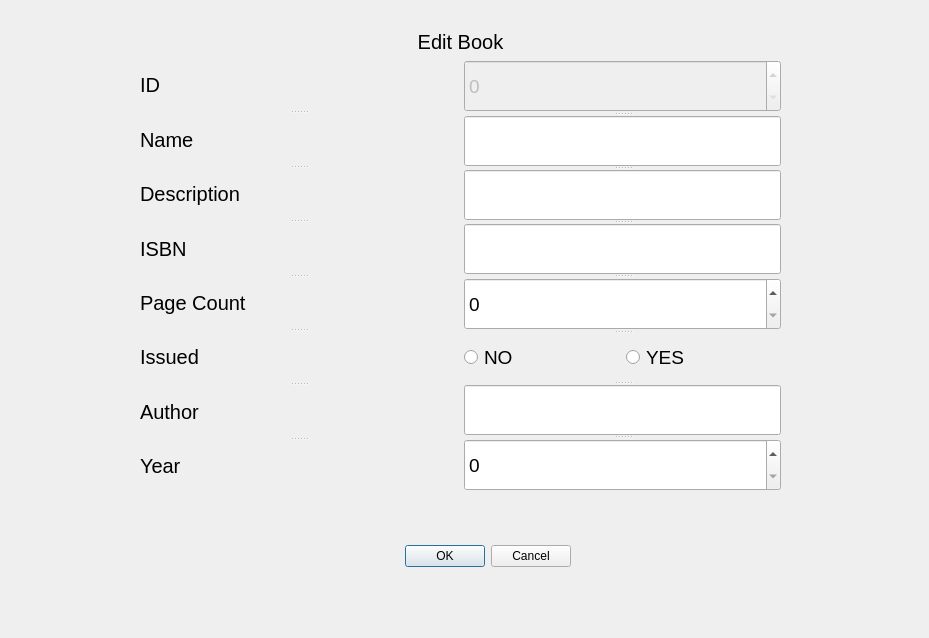
<?xml version="1.0" encoding="UTF-8"?>
<ui version="4.0">
 <class>Dialog</class>
 <widget class="QDialog" name="Dialog">
  <property name="geometry">
   <rect>
    <x>0</x>
    <y>0</y>
    <width>929</width>
    <height>638</height>
   </rect>
  </property>
  <property name="windowTitle">
   <string>Edit Dialog</string>
  </property>
  <widget class="QDialogButtonBox" name="buttonBox">
   <property name="geometry">
    <rect>
     <x>230</x>
     <y>540</y>
     <width>341</width>
     <height>32</height>
    </rect>
   </property>
   <property name="orientation">
    <enum>Qt::Horizontal</enum>
   </property>
   <property name="standardButtons">
    <set>QDialogButtonBox::Cancel|QDialogButtonBox::Ok</set>
   </property>
  </widget>
  <widget class="QWidget" name="layoutWidget">
   <property name="geometry">
    <rect>
     <x>140</x>
     <y>30</y>
     <width>641</width>
     <height>461</height>
    </rect>
   </property>
   <layout class="QVBoxLayout" name="verticalLayout">
    <item>
     <widget class="QLabel" name="label">
      <property name="font">
       <font>
        <pointsize>15</pointsize>
       </font>
      </property>
      <property name="text">
       <string>Edit Book</string>
      </property>
      <property name="alignment">
       <set>Qt::AlignCenter</set>
      </property>
     </widget>
    </item>
    <item>
     <layout class="QHBoxLayout" name="horizontalLayout_3">
      <item>
       <widget class="QSplitter" name="splitter_2">
        <property name="orientation">
         <enum>Qt::Vertical</enum>
        </property>
        <widget class="QLabel" name="label_2">
         <property name="font">
          <font>
           <pointsize>15</pointsize>
          </font>
         </property>
         <property name="text">
          <string>ID</string>
         </property>
        </widget>
        <widget class="QLabel" name="label_3">
         <property name="font">
          <font>
           <pointsize>15</pointsize>
          </font>
         </property>
         <property name="text">
          <string>Name</string>
         </property>
        </widget>
        <widget class="QLabel" name="label_4">
         <property name="font">
          <font>
           <pointsize>15</pointsize>
          </font>
         </property>
         <property name="text">
          <string>Description</string>
         </property>
        </widget>
        <widget class="QLabel" name="label_5">
         <property name="font">
          <font>
           <pointsize>15</pointsize>
          </font>
         </property>
         <property name="text">
          <string>ISBN</string>
         </property>
        </widget>
        <widget class="QLabel" name="label_6">
         <property name="font">
          <font>
           <pointsize>15</pointsize>
          </font>
         </property>
         <property name="text">
          <string>Page Count</string>
         </property>
        </widget>
        <widget class="QLabel" name="label_7">
         <property name="font">
          <font>
           <pointsize>15</pointsize>
          </font>
         </property>
         <property name="text">
          <string>Issued</string>
         </property>
        </widget>
        <widget class="QLabel" name="label_8">
         <property name="font">
          <font>
           <pointsize>15</pointsize>
          </font>
         </property>
         <property name="text">
          <string>Author</string>
         </property>
        </widget>
        <widget class="QLabel" name="label_9">
         <property name="font">
          <font>
           <pointsize>15</pointsize>
          </font>
         </property>
         <property name="text">
          <string>Year</string>
         </property>
        </widget>
       </widget>
      </item>
      <item>
       <widget class="QSplitter" name="splitter">
        <property name="orientation">
         <enum>Qt::Vertical</enum>
        </property>
        <widget class="QSpinBox" name="id_spin_box">
         <property name="enabled">
          <bool>false</bool>
         </property>
         <property name="font">
          <font>
           <pointsize>14</pointsize>
          </font>
         </property>
         <property name="maximum">
          <number>999999999</number>
         </property>
        </widget>
        <widget class="QLineEdit" name="name_input">
         <property name="font">
          <font>
           <pointsize>14</pointsize>
          </font>
         </property>
         <property name="text">
          <string/>
         </property>
        </widget>
        <widget class="QLineEdit" name="description_input">
         <property name="font">
          <font>
           <pointsize>14</pointsize>
          </font>
         </property>
        </widget>
        <widget class="QLineEdit" name="isbn_input">
         <property name="font">
          <font>
           <pointsize>14</pointsize>
          </font>
         </property>
        </widget>
        <widget class="QSpinBox" name="page_count_spinbox">
         <property name="font">
          <font>
           <pointsize>14</pointsize>
          </font>
         </property>
         <property name="maximum">
          <number>999999999</number>
         </property>
        </widget>
        <widget class="QWidget" name="layoutWidget">
         <layout class="QHBoxLayout" name="horizontalLayout">
          <item>
           <widget class="QRadioButton" name="radioButton_2">
            <property name="font">
             <font>
              <pointsize>14</pointsize>
             </font>
            </property>
            <property name="text">
             <string>NO</string>
            </property>
           </widget>
          </item>
          <item>
           <widget class="QRadioButton" name="yes">
            <property name="font">
             <font>
              <pointsize>14</pointsize>
             </font>
            </property>
            <property name="text">
             <string>YES</string>
            </property>
           </widget>
          </item>
         </layout>
        </widget>
        <widget class="QLineEdit" name="id_input_8">
         <property name="font">
          <font>
           <pointsize>14</pointsize>
          </font>
         </property>
        </widget>
        <widget class="QSpinBox" name="page_count_spinbox_2">
         <property name="font">
          <font>
           <pointsize>14</pointsize>
          </font>
         </property>
         <property name="maximum">
          <number>999999999</number>
         </property>
        </widget>
       </widget>
      </item>
     </layout>
    </item>
   </layout>
  </widget>
 </widget>
 <resources/>
 <connections>
  <connection>
   <sender>buttonBox</sender>
   <signal>accepted()</signal>
   <receiver>Dialog</receiver>
   <slot>accept()</slot>
   <hints>
    <hint type="sourcelabel">
     <x>248</x>
     <y>254</y>
    </hint>
    <hint type="destinationlabel">
     <x>157</x>
     <y>274</y>
    </hint>
   </hints>
  </connection>
  <connection>
   <sender>buttonBox</sender>
   <signal>rejected()</signal>
   <receiver>Dialog</receiver>
   <slot>reject()</slot>
   <hints>
    <hint type="sourcelabel">
     <x>316</x>
     <y>260</y>
    </hint>
    <hint type="destinationlabel">
     <x>286</x>
     <y>274</y>
    </hint>
   </hints>
  </connection>
 </connections>
</ui>
